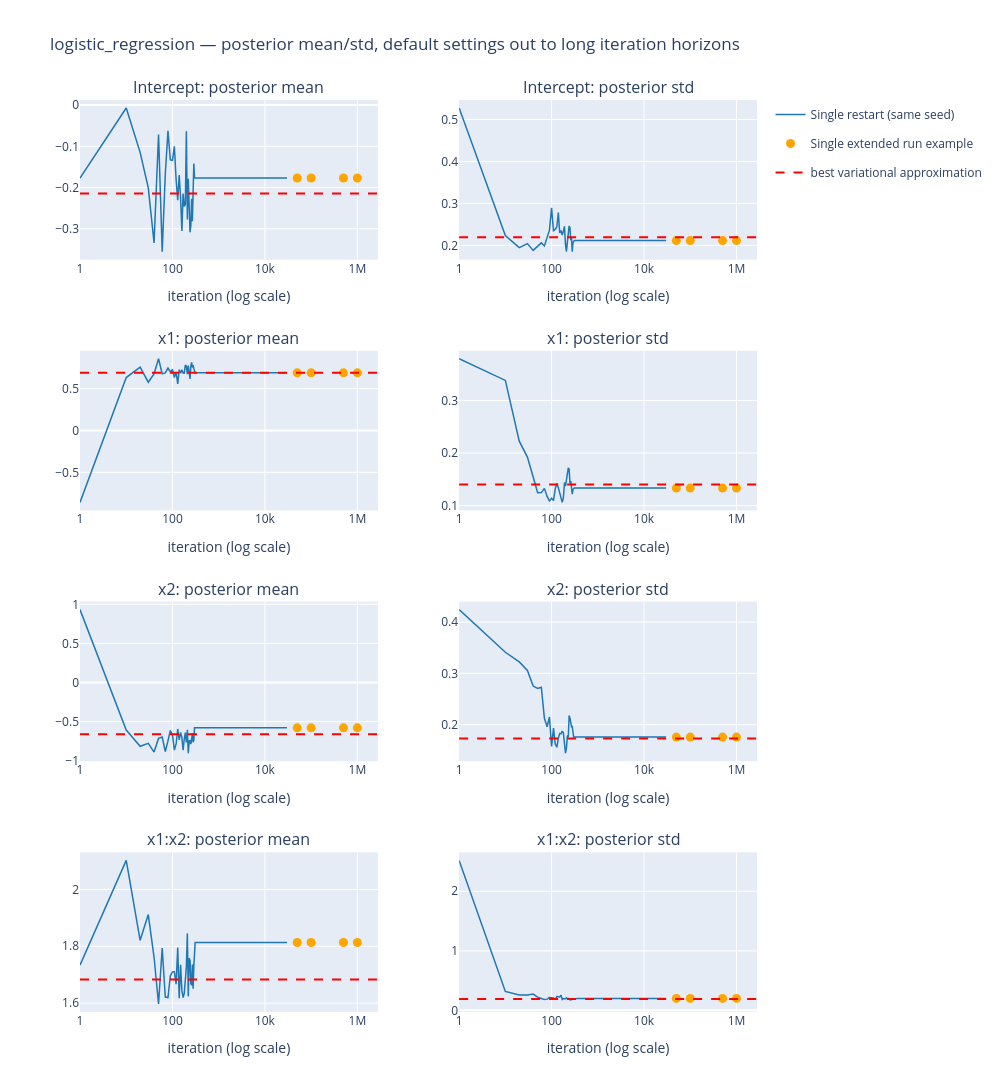

Notebook source saved alongside this figure:
### Code cell
import pickle
import sys
from pathlib import Path
import numpy as np
import plotly.graph_objects as go
from plotly.subplots import make_subplots

REPO_ROOT = Path("/Users/madelynandersen/Documents/VB Bakeoff/simpleVI")
if str(REPO_ROOT) not in sys.path:
    sys.path.insert(0, str(REPO_ROOT))

from modulars.stan_rr_test import stan_result_by_scenario
from modulars.logistic_regression import load_logistic_regression_data

NB_DIR = REPO_ROOT / "single_MC/logistic_regression"

data = load_logistic_regression_data()
labels = data["labels"]

import pandas as pd
best_reference = pd.read_csv(NB_DIR / "best_variational_reference.csv").set_index("parameter")
best_mean_arr = np.array([best_reference.loc[lab, "mean"] for lab in labels], dtype=float)
best_std_arr = np.array([best_reference.loc[lab, "sd"] for lab in labels], dtype=float)

with open(NB_DIR / "results/stan_result.pkl", "rb") as f:
    _main_result = pickle.load(f)
_by_scenario = stan_result_by_scenario(_main_result)
default_means, default_stds, default_iterations = _by_scenario["default"]
default_trace_mean = default_means[0]
default_trace_std = default_stds[0]

CHECKPOINTS = [50_000, 100_000, 500_000, 1_000_000]
with open(NB_DIR / "default_checkpoint_results.pkl", "rb") as f:
    _cp_results = pickle.load(f)
cp_means = np.array([np.asarray(_cp_results[cp]["means_by_scenario"]["default_single"][0, 0, :], dtype=float) for cp in CHECKPOINTS])
cp_stds = np.array([np.asarray(_cp_results[cp]["stds_by_scenario"]["default_single"][0, 0, :], dtype=float) for cp in CHECKPOINTS])
cp_iters = np.array(CHECKPOINTS)

n_rows = len(labels)
subplot_titles = []
for lab in labels:
    subplot_titles.append(f"{lab}: posterior mean")
    subplot_titles.append(f"{lab}: posterior std")

fig = make_subplots(rows=n_rows, cols=2, vertical_spacing=0.4 / n_rows, horizontal_spacing=0.12,
                     subplot_titles=subplot_titles)

for row_idx, lab in enumerate(labels):
    r = row_idx + 1
    show_legend = row_idx == 0
    fig.add_trace(go.Scatter(x=default_iterations, y=default_trace_mean[:, row_idx], mode="lines",
                              line=dict(color="rgb(31,119,180)", width=1.5),
                              name="Single restart (same seed)", legendgroup="line", showlegend=show_legend), row=r, col=1)
    fig.add_trace(go.Scatter(x=cp_iters, y=cp_means[:, row_idx], mode="markers", marker=dict(color="orange", size=9),
                              name="Single extended run example", legendgroup="dots", showlegend=show_legend), row=r, col=1)
    fig.add_hline(y=best_mean_arr[row_idx], line=dict(color="red", dash="dash"), row=r, col=1)

    fig.add_trace(go.Scatter(x=default_iterations, y=default_trace_std[:, row_idx], mode="lines",
                              line=dict(color="rgb(31,119,180)", width=1.5),
                              name="Single restart (same seed)", legendgroup="line", showlegend=False), row=r, col=2)
    fig.add_trace(go.Scatter(x=cp_iters, y=cp_stds[:, row_idx], mode="markers", marker=dict(color="orange", size=9),
                              name="Single extended run example", legendgroup="dots", showlegend=False), row=r, col=2)
    fig.add_hline(y=best_std_arr[row_idx], line=dict(color="red", dash="dash"), row=r, col=2)

fig.add_trace(go.Scatter(x=[None], y=[None], mode="lines", line=dict(color="red", dash="dash"),
                          name="best variational approximation"), row=1, col=1)

for r in range(1, n_rows + 1):
    fig.update_xaxes(type="log", title_text="iteration (log scale)", row=r, col=1)
    fig.update_xaxes(type="log", title_text="iteration (log scale)", row=r, col=2)

fig.update_layout(height=300 * n_rows, width=1000, title_text="logistic_regression — posterior mean/std, default settings out to long iteration horizons")
fig.show()

### Figure 1 — Plotly figure (JSON) as saved in the notebook; plotly's stock layout.template omitted (floating-point values rounded to 4 significant figures; data arrays with more than 128 entries replaced by an {"elided": "..."} marker saying what was removed)
{"data": [{"legendgroup": "line", "line": {"color": "rgb(31,119,180)", "width": 1.5}, "mode": "lines", "name": "Single restart (same seed)", "showlegend": true, "type": "scatter", "x": {"elided": "3001 int values"}, "xaxis": "x", "y": {"elided": "3001 float values"}, "yaxis": "y"}, {"legendgroup": "dots", "marker": {"color": "orange", "size": 9}, "mode": "markers", "name": "Single extended run example", "showlegend": true, "type": "scatter", "x": [50000, 100000, 500000, 1000000], "xaxis": "x", "y": [-0.1769, -0.1769, -0.1769, -0.1769], "yaxis": "y"}, {"legendgroup": "line", "line": {"color": "rgb(31,119,180)", "width": 1.5}, "mode": "lines", "name": "Single restart (same seed)", "showlegend": false, "type": "scatter", "x": {"elided": "3001 int values"}, "xaxis": "x2", "y": {"elided": "3001 float values"}, "yaxis": "y2"}, {"legendgroup": "dots", "marker": {"color": "orange", "size": 9}, "mode": "markers", "name": "Single extended run example", "showlegend": false, "type": "scatter", "x": [50000, 100000, 500000, 1000000], "xaxis": "x2", "y": [0.2114, 0.2114, 0.2114, 0.2114], "yaxis": "y2"}, {"legendgroup": "line", "line": {"color": "rgb(31,119,180)", "width": 1.5}, "mode": "lines", "name": "Single restart (same seed)", "showlegend": false, "type": "scatter", "x": {"elided": "3001 int values"}, "xaxis": "x3", "y": {"elided": "3001 float values"}, "yaxis": "y3"}, {"legendgroup": "dots", "marker": {"color": "orange", "size": 9}, "mode": "markers", "name": "Single extended run example", "showlegend": false, "type": "scatter", "x": [50000, 100000, 500000, 1000000], "xaxis": "x3", "y": [0.6878, 0.6878, 0.6878, 0.6878], "yaxis": "y3"}, {"legendgroup": "line", "line": {"color": "rgb(31,119,180)", "width": 1.5}, "mode": "lines", "name": "Single restart (same seed)", "showlegend": false, "type": "scatter", "x": {"elided": "3001 int values"}, "xaxis": "x4", "y": {"elided": "3001 float values"}, "yaxis": "y4"}, {"legendgroup": "dots", "marker": {"color": "orange", "size": 9}, "mode": "markers", "name": "Single extended run example", "showlegend": false, "type": "scatter", "x": [50000, 100000, 500000, 1000000], "xaxis": "x4", "y": [0.1333, 0.1333, 0.1333, 0.1333], "yaxis": "y4"}, {"legendgroup": "line", "line": {"color": "rgb(31,119,180)", "width": 1.5}, "mode": "lines", "name": "Single restart (same seed)", "showlegend": false, "type": "scatter", "x": {"elided": "3001 int values"}, "xaxis": "x5", "y": {"elided": "3001 float values"}, "yaxis": "y5"}, {"legendgroup": "dots", "marker": {"color": "orange", "size": 9}, "mode": "markers", "name": "Single extended run example", "showlegend": false, "type": "scatter", "x": [50000, 100000, 500000, 1000000], "xaxis": "x5", "y": [-0.5812, -0.5812, -0.5812, -0.5812], "yaxis": "y5"}, {"legendgroup": "line", "line": {"color": "rgb(31,119,180)", "width": 1.5}, "mode": "lines", "name": "Single restart (same seed)", "showlegend": false, "type": "scatter", "x": {"elided": "3001 int values"}, "xaxis": "x6", "y": {"elided": "3001 float values"}, "yaxis": "y6"}, {"legendgroup": "dots", "marker": {"color": "orange", "size": 9}, "mode": "markers", "name": "Single extended run example", "showlegend": false, "type": "scatter", "x": [50000, 100000, 500000, 1000000], "xaxis": "x6", "y": [0.1757, 0.1757, 0.1757, 0.1757], "yaxis": "y6"}, {"legendgroup": "line", "line": {"color": "rgb(31,119,180)", "width": 1.5}, "mode": "lines", "name": "Single restart (same seed)", "showlegend": false, "type": "scatter", "x": {"elided": "3001 int values"}, "xaxis": "x7", "y": {"elided": "3001 float values"}, "yaxis": "y7"}, {"legendgroup": "dots", "marker": {"color": "orange", "size": 9}, "mode": "markers", "name": "Single extended run example", "showlegend": false, "type": "scatter", "x": [50000, 100000, 500000, 1000000], "xaxis": "x7", "y": [1.813, 1.813, 1.813, 1.813], "yaxis": "y7"}, {"legendgroup": "line", "line": {"color": "rgb(31,119,180)", "width": 1.5}, "mode": "lines", "name": "Single restart (same seed)", "showlegend": false, "type": "scatter", "x": {"elided": "3001 int values"}, "xaxis": "x8", "y": {"elided": "3001 float values"}, "yaxis": "y8"}, {"legendgroup": "dots", "marker": {"color": "orange", "size": 9}, "mode": "markers", "name": "Single extended run example", "showlegend": false, "type": "scatter", "x": [50000, 100000, 500000, 1000000], "xaxis": "x8", "y": [0.2012, 0.2012, 0.2012, 0.2012], "yaxis": "y8"}, {"line": {"color": "red", "dash": "dash"}, "mode": "lines", "name": "best variational approximation", "type": "scatter", "x": [null], "xaxis": "x", "y": [null], "yaxis": "y"}], "layout": {"annotations": [{"font": {"size": 16}, "showarrow": false, "text": "Intercept: posterior mean", "x": 0.22, "xanchor": "center", "xref": "paper", "y": 1.0, "yanchor": "bottom", "yref": "paper"}, {"font": {"size": 16}, "showarrow": false, "text": "Intercept: posterior std", "x": 0.78, "xanchor": "center", "xref": "paper", "y": 1.0, "yanchor": "bottom", "yref": "paper"}, {"font": {"size": 16}, "showarrow": false, "text": "x1: posterior mean", "x": 0.22, "xanchor": "center", "xref": "paper", "y": 0.725, "yanchor": "bottom", "yref": "paper"}, {"font": {"size": 16}, "showarrow": false, "text": "x1: posterior std", "x": 0.78, "xanchor": "center", "xref": "paper", "y": 0.725, "yanchor": "bottom", "yref": "paper"}, {"font": {"size": 16}, "showarrow": false, "text": "x2: posterior mean", "x": 0.22, "xanchor": "center", "xref": "paper", "y": 0.45, "yanchor": "bottom", "yref": "paper"}, {"font": {"size": 16}, "showarrow": false, "text": "x2: posterior std", "x": 0.78, "xanchor": "center", "xref": "paper", "y": 0.45, "yanchor": "bottom", "yref": "paper"}, {"font": {"size": 16}, "showarrow": false, "text": "x1:x2: posterior mean", "x": 0.22, "xanchor": "center", "xref": "paper", "y": 0.175, "yanchor": "bottom", "yref": "paper"}, {"font": {"size": 16}, "showarrow": false, "text": "x1:x2: posterior std", "x": 0.78, "xanchor": "center", "xref": "paper", "y": 0.175, "yanchor": "bottom", "yref": "paper"}], "height": 1200, "shapes": [{"line": {"color": "red", "dash": "dash"}, "type": "line", "x0": 0, "x1": 1, "xref": "x domain", "y0": -0.2145, "y1": -0.2145, "yref": "y"}, {"line": {"color": "red", "dash": "dash"}, "type": "line", "x0": 0, "x1": 1, "xref": "x2 domain", "y0": 0.2191, "y1": 0.2191, "yref": "y2"}, {"line": {"color": "red", "dash": "dash"}, "type": "line", "x0": 0, "x1": 1, "xref": "x3 domain", "y0": 0.6894, "y1": 0.6894, "yref": "y3"}, {"line": {"color": "red", "dash": "dash"}, "type": "line", "x0": 0, "x1": 1, "xref": "x4 domain", "y0": 0.1401, "y1": 0.1401, "yref": "y4"}, {"line": {"color": "red", "dash": "dash"}, "type": "line", "x0": 0, "x1": 1, "xref": "x5 domain", "y0": -0.6626, "y1": -0.6626, "yref": "y5"}, {"line": {"color": "red", "dash": "dash"}, "type": "line", "x0": 0, "x1": 1, "xref": "x6 domain", "y0": 0.173, "y1": 0.173, "yref": "y6"}, {"line": {"color": "red", "dash": "dash"}, "type": "line", "x0": 0, "x1": 1, "xref": "x7 domain", "y0": 1.683, "y1": 1.683, "yref": "y7"}, {"line": {"color": "red", "dash": "dash"}, "type": "line", "x0": 0, "x1": 1, "xref": "x8 domain", "y0": 0.1929, "y1": 0.1929, "yref": "y8"}], "title": {"text": "logistic_regression — posterior mean/std, default settings out to long iteration horizons"}, "width": 1000, "xaxis": {"anchor": "y", "domain": [0.0, 0.44], "title": {"text": "iteration (log scale)"}, "type": "log"}, "xaxis2": {"anchor": "y2", "domain": [0.56, 1.0], "title": {"text": "iteration (log scale)"}, "type": "log"}, "xaxis3": {"anchor": "y3", "domain": [0.0, 0.44], "title": {"text": "iteration (log scale)"}, "type": "log"}, "xaxis4": {"anchor": "y4", "domain": [0.56, 1.0], "title": {"text": "iteration (log scale)"}, "type": "log"}, "xaxis5": {"anchor": "y5", "domain": [0.0, 0.44], "title": {"text": "iteration (log scale)"}, "type": "log"}, "xaxis6": {"anchor": "y6", "domain": [0.56, 1.0], "title": {"text": "iteration (log scale)"}, "type": "log"}, "xaxis7": {"anchor": "y7", "domain": [0.0, 0.44], "title": {"text": "iteration (log scale)"}, "type": "log"}, "xaxis8": {"anchor": "y8", "domain": [0.56, 1.0], "title": {"text": "iteration (log scale)"}, "type": "log"}, "yaxis": {"anchor": "x", "domain": [0.825, 1.0]}, "yaxis2": {"anchor": "x2", "domain": [0.825, 1.0]}, "yaxis3": {"anchor": "x3", "domain": [0.55, 0.725]}, "yaxis4": {"anchor": "x4", "domain": [0.55, 0.725]}, "yaxis5": {"anchor": "x5", "domain": [0.275, 0.45]}, "yaxis6": {"anchor": "x6", "domain": [0.275, 0.45]}, "yaxis7": {"anchor": "x7", "domain": [0.0, 0.175]}, "yaxis8": {"anchor": "x8", "domain": [0.0, 0.175]}}}
